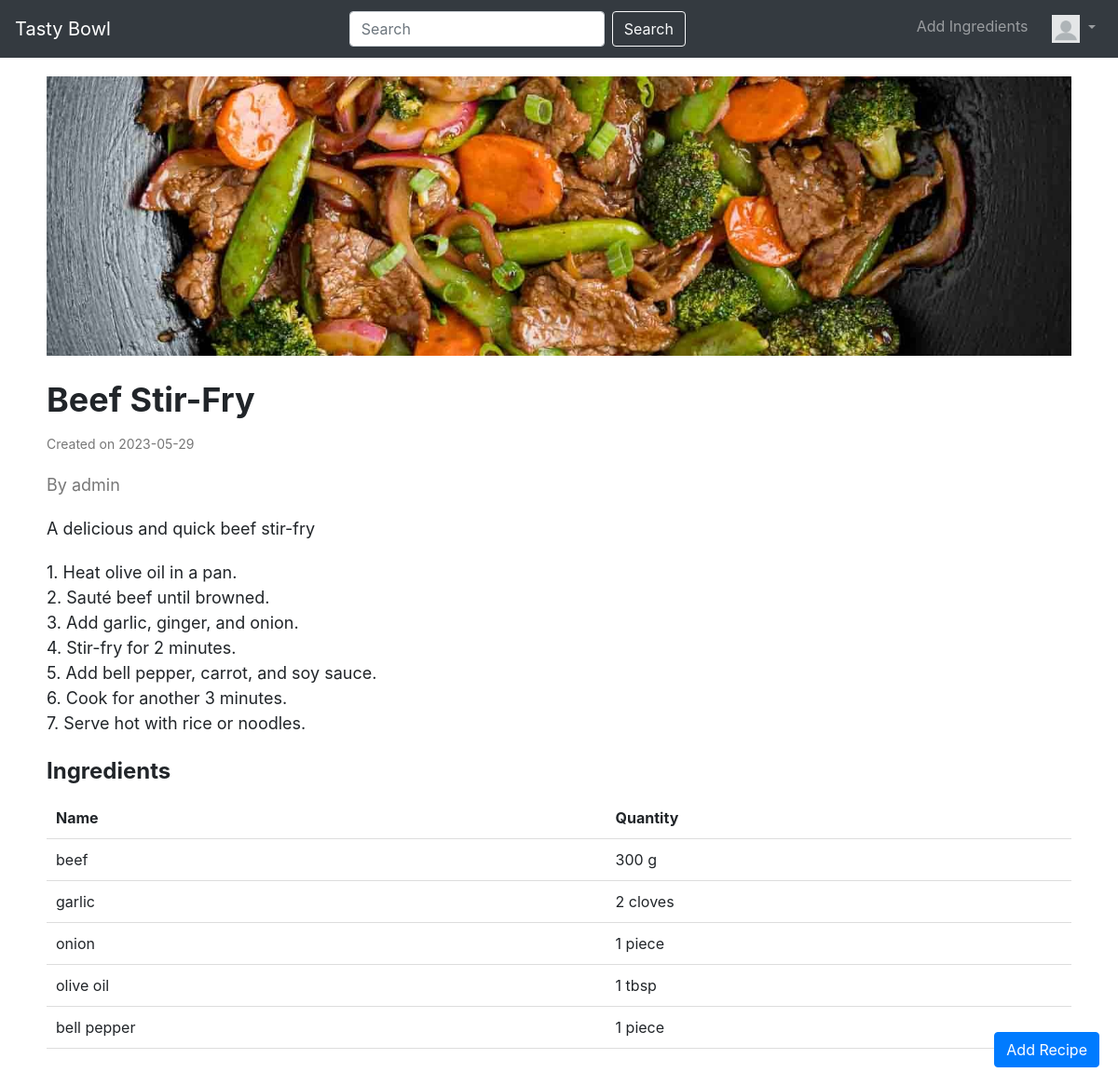
The page /code/index.php/recipe/view?recipe_id=24 (signed in) on the database its author committed.
### tables this page shows
CREATE TABLE `recipes` (
  `recipe_id` bigint(20) UNSIGNED NOT NULL,
  `user_id` bigint(20) UNSIGNED NOT NULL,
  `title` varchar(50) NOT NULL,
  `description` text DEFAULT NULL,
  `instructions` text DEFAULT NULL,
  `creation_date` date NOT NULL,
  `image` varchar(30) DEFAULT NULL
);

CREATE TABLE `users` (
  `user_id` bigint(20) UNSIGNED NOT NULL,
  `username` varchar(30) NOT NULL,
  `email` varchar(30) NOT NULL,
  `password` varchar(255) NOT NULL,
  `registration_date` date NOT NULL,
  `birth_date` date DEFAULT NULL,
  `admin` tinyint(1) NOT NULL
);

CREATE TABLE `recipeingredients` (
  `recipe_ingredient_id` bigint(20) UNSIGNED NOT NULL,
  `recipe_id` bigint(20) UNSIGNED NOT NULL,
  `ingredient_id` bigint(20) UNSIGNED NOT NULL,
  `quantity` int(11) DEFAULT NULL,
  `quantity_type` varchar(20) NOT NULL
);

CREATE TABLE `ingredients` (
  `ingredient_id` bigint(20) UNSIGNED NOT NULL,
  `name` varchar(30) NOT NULL
);

### code/model/RecipeDB.php (called while the page is built, shortened)
<?php
class RecipeDB {
    public static function viewRecipe($recipe_id)
    {
        $db = DBInit::getInstance();
        $sql = "SELECT recipes.*, users.username
        FROM recipes
        INNER JOIN users ON recipes.user_id = users.user_id
        WHERE recipes.recipe_id = :recipe_id";
        $statement = $db->prepare($sql);
        $statement->bindParam(':recipe_id', $recipe_id, PDO::PARAM_INT);
        $statement->execute();
        $recipe = $statement->fetch(PDO::FETCH_ASSOC);
        return $recipe;
    }
}

### code/model/IngredientDB.php (called while the page is built, shortened)
<?php
class IngredientDB {
    public static function recipeIngredients($recipe_id){
        $db = DBInit::getInstance();
        $statement = $db->prepare("SELECT ri.*, i.name AS name
                        FROM recipeingredients ri
                        JOIN ingredients i ON ri.ingredient_id = i.ingredient_id
                        WHERE ri.recipe_id = :recipe_id;
");
        $statement->bindParam(':recipe_id', $recipe_id, PDO::PARAM_INT);
        $statement->execute();
        return $statement->fetchAll(PDO::FETCH_ASSOC);
    }
}

### code/view/recipe-view.php (the view, shortened to what this page needs)
<?php
include 'view/navbar.php';
?>
<!DOCTYPE html>
<html>
<head>
    <link rel="stylesheet" href="https://stackpath.bootstrapcdn.com/bootstrap/4.3.1/css/bootstrap.min.css">
</head>
<body>
<div class="container">
    <?php
    if ($recipe) {
        ?>
        <img src="<?= ASSETS_URL ?>recipeImages/<?= $recipe['image'] ?>" class="recipe-image" alt="Recipe Image">
        <div class="recipe-title"><?= $recipe['title'] ?></div>
        <div class="recipe-creation-date">Created on <?= $recipe['creation_date'] ?></div>
        <div class="recipe-username">By <?= $recipe['username'] ?></div>
        <div class="recipe-description"><?= $recipe['description'] ?></div>
        <div class="recipe-instructions"><?= $recipe['instructions'] ?></div>
        <div class="ingredients-title">Ingredients</div>
        <table class="ingredients-table">
            <thead>
            <tr>
                <th>Name</th>
                <th>Quantity</th>
            </tr>
            </thead>
            <tbody>
            <?php foreach ($ingredients as $ingredient) { ?>
                <tr>
                    <td><?= $ingredient['name'] ?></td>
                    <td><?= $ingredient['quantity'] . ' ' . $ingredient['quantity_type'] ?></td>
                </tr>
            <?php } ?>
            </tbody>
        </table>
        <?php
    } else {
        echo '<p>No recipe data found.</p>';
    }
    ?>
</div>
</body>
</html>

### code/view/recipe-view.php (style rules this page uses)
.container { padding: 20px; }
.recipe-image { width: 100%; height: 300px; object-fit: cover; margin-bottom: 20px; }
.recipe-title { font-size: 36px; font-weight: bold; margin-bottom: 10px; }
.recipe-username { font-size: 18px; color: #777; margin-bottom: 20px; }
.recipe-description { font-size: 18px; margin-bottom: 20px; }
.recipe-instructions { font-size: 18px; white-space: pre-wrap; margin-bottom: 20px; }
.recipe-creation-date { font-size: 14px; color: #777; margin-bottom: 20px; }
.ingredients-title { font-size: 24px; font-weight: bold; margin-bottom: 10px; }
.ingredients-table { width: 100%; margin-bottom: 20px; }
.ingredients-table th, .ingredients-table td { padding: 10px; text-align: left; border-bottom: 1px solid #ddd; }

### rows shown on the page
recipes: image (picture), title "Beef Stir-Fry", creation_date "2023-05-29", user.username "admin", description "A delicious and quick beef stir-fry", instructions "1. Heat olive oil in a pan. 2. Sauté beef until browned. 3. Add garlic, ginger, and onion. 4. Stir-fry for 2 minutes. 5. Add bell pepper, carrot, and soy sauce. 6. Cook for another 3 minutes. 7. Serve hot with rice or noodles."
recipeingredients: ingredient.name "beef", quantity "300", quantity_type "g"
recipeingredients: ingredient.name "garlic", quantity "2", quantity_type "cloves"
recipeingredients: ingredient.name "onion", quantity "1", quantity_type "piece"
recipeingredients: ingredient.name "olive oil", quantity "1", quantity_type "tbsp"
recipeingredients: ingredient.name "bell pepper", quantity "1", quantity_type "piece"
